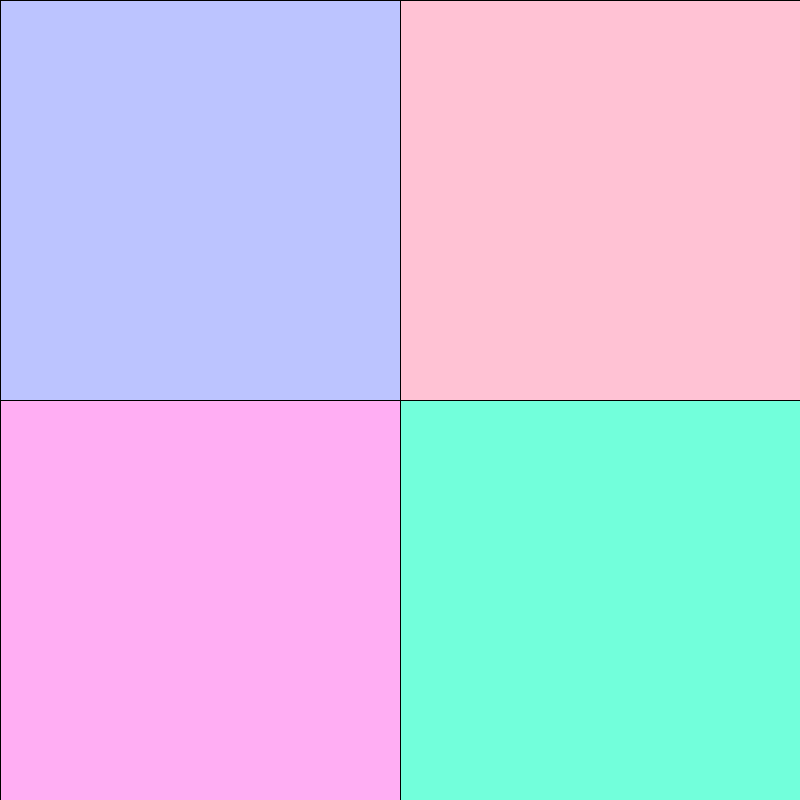
Frame 1 (no input)
Frame 60 (the mouse pressed at the canvas centre just before this capture): identical to frame 1, image omitted
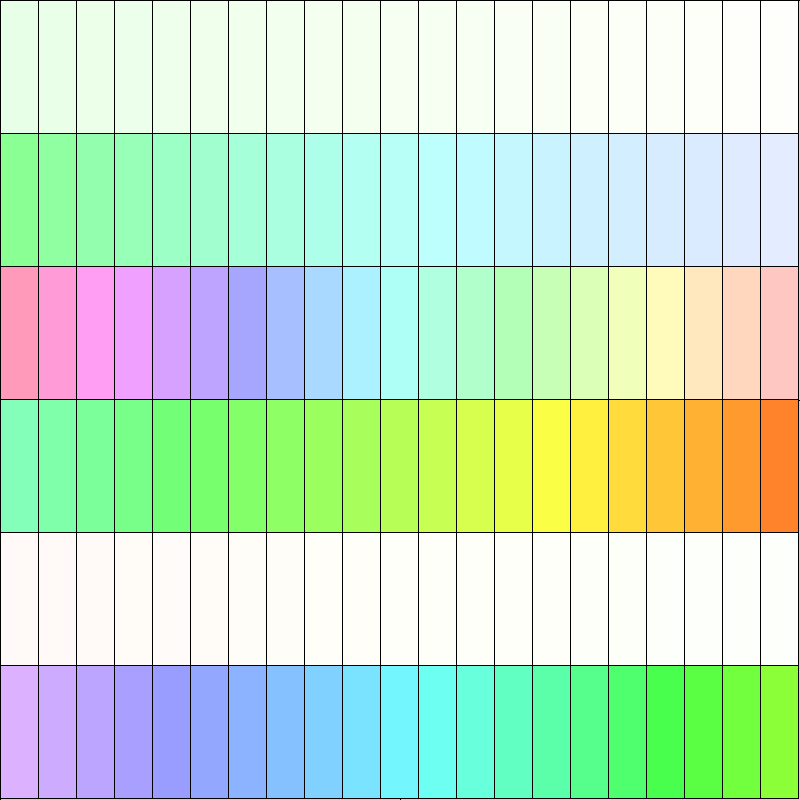
Frame 120 (the mouse held since frame 60 and released just before this capture)

The Processing sketch that drew these frames (run headless with seeded random() and noise(); from frame 60 on, the mouse is pressed at the canvas centre):

// Processing sketch: color4
// ── color4.pde
color[] colorsLeft;
color[] colorsRight;

int prevMouseX = -1;
int prevMouseY = -1;

void setup() {
  size(800, 800);
  colorMode(HSB, 360, 100, 100);
}

void draw() {
  int tileCountX = int(map(mouseX, 0, width, 2, 40));
  int tileCountY = int(map(mouseY, 0, height, 2, 10));

  float tileWidth = width/tileCountX;
  float tileHeight = height/tileCountY;

  if (isMousePositionWasChanged()) {
    generateColors(tileCountY);
  }

  for (int gridY = 0; gridY < tileCountY; gridY++) {
    color col1 = colorsLeft[gridY];
    color col2 = colorsRight[gridY];

    for (int gridX = 0; gridX < tileCountX; gridX++) {
      float amount = map(gridX, 0, tileCountX - 1, 0, 1);
      color interColor = lerpColor(col1, col2, amount);

      fill(interColor);

      float posX = tileWidth * gridX;
      float posY = tileHeight * gridY;

      rect(posX, posY, tileWidth, tileHeight);
    }
  }

  prevMouseX = mouseX;
  prevMouseY = mouseY;
}

void generateColors(int count) {
  colorsLeft = new color[count];
  colorsRight = new color[count];
  for (int i = 0; i < count; i++) {
    colorsLeft[i] = generateRandomColor();
    colorsRight[i] = generateRandomColor();
  }
}

color generateRandomColor() {
  float H = random(360);
  float S = random(100);
  float B = 100;
  return color(H, S, B);
}

boolean isMousePositionWasChanged() {
  return (prevMouseX!=mouseX) && (prevMouseY!=mouseY);
}
